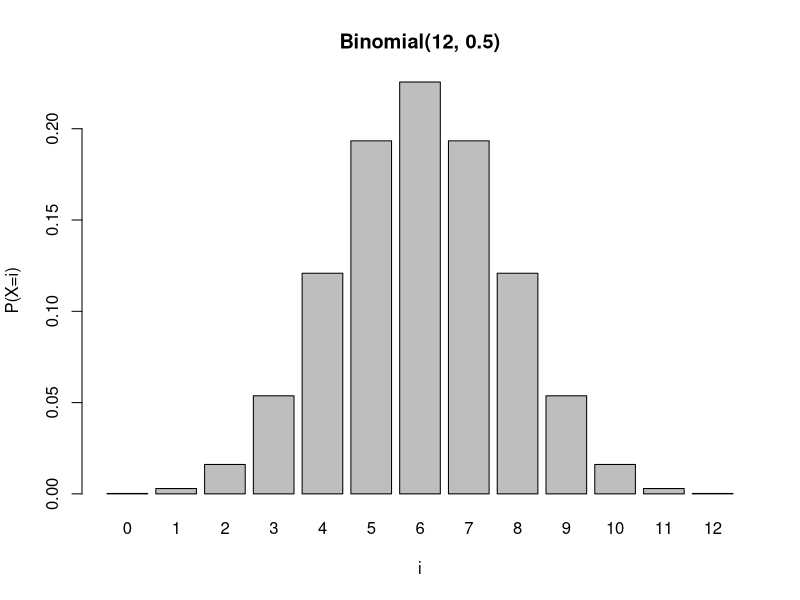
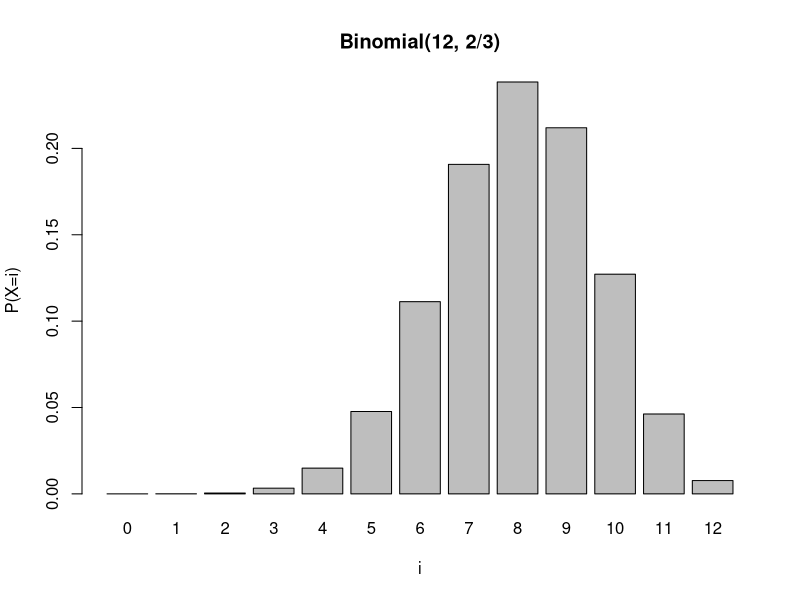
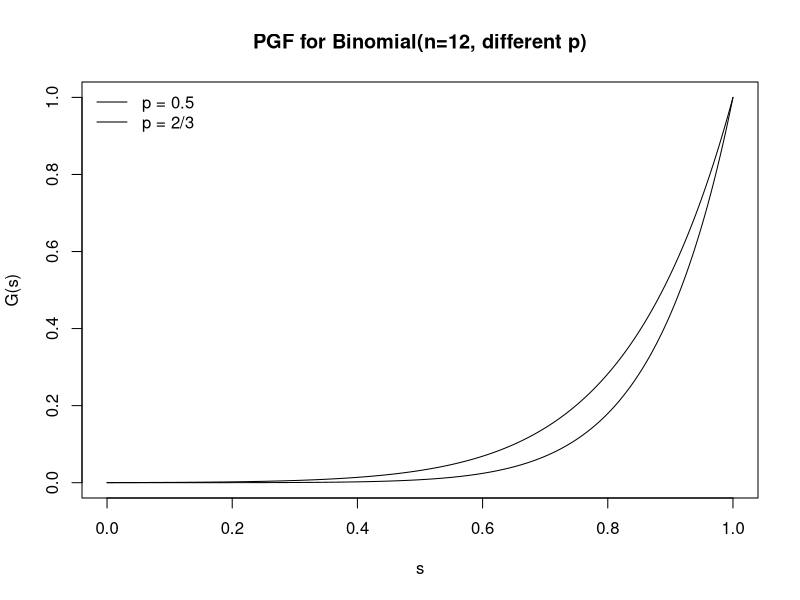

These charts were generated, in order, by the following R code:
## helper: i-th derivative w.r.t. 'name'
DD <- function(expr, name, order = 1) {
  if (order == 0) return(expr)
  DD(D(expr, name), name, order - 1)
}

## p.g.f. for Binomial(n, p):  G(s) = (q + p*s)^n
pgf <- expression((q + p*s)^n)

## function that returns P(X = 0:n) using G^(i)(0)/i!
binom_probs_via_pgf <- function(n, p) {
  q <- 1 - p
  p_vals <- numeric(n + 1)
  for (i in 0:n) {
    di  <- DD(pgf, "s", i)
    val <- eval(di, envir = list(p = p, q = q, s = 0, n = n))
    p_vals[i + 1] <- as.numeric(val) / factorial(i)
  }
  data.frame(i = 0:n, p = p_vals)
}

## (i) n = 12, p = q = 1/2
res_i <- binom_probs_via_pgf(n = 12, p = 0.5)
res_i
sum(res_i$p)              # = 1

## (ii) n = 12, p = 2/3, q = 1/3
res_ii <- binom_probs_via_pgf(n = 12, p = 2/3)
res_ii
sum(res_ii$p)             # = 1


#(b)
barplot(res_i$p, names.arg = res_i$i, main = "Binomial(12, 0.5)", xlab = "i", ylab = "P(X=i)")
barplot(res_ii$p, names.arg = res_ii$i, main = "Binomial(12, 2/3)", xlab = "i", ylab = "P(X=i)")
##Comment (brief): Larger 𝑝 shifts mass to the right (higher counts) and makes 𝐺(𝑠) grow faster over s∈[0,1].

#(c)
curve(( (1-0.5) + 0.5*x )^12, from = 0, to = 1, n = 400,
      xlab = "s", ylab = "G(s)", main = "PGF for Binomial(n=12, different p)")
curve(( (1-2/3) + (2/3)*x )^12, from = 0, to = 1, n = 400, add = TRUE)
legend("topleft", legend = c("p = 0.5", "p = 2/3"), lty = c(1,1), bty = "n")
##Comment (brief): As λ increases, the PGF becomes steeper on [0,1], reflecting a distribution with higher mean/variance and mass moving to larger counts.
